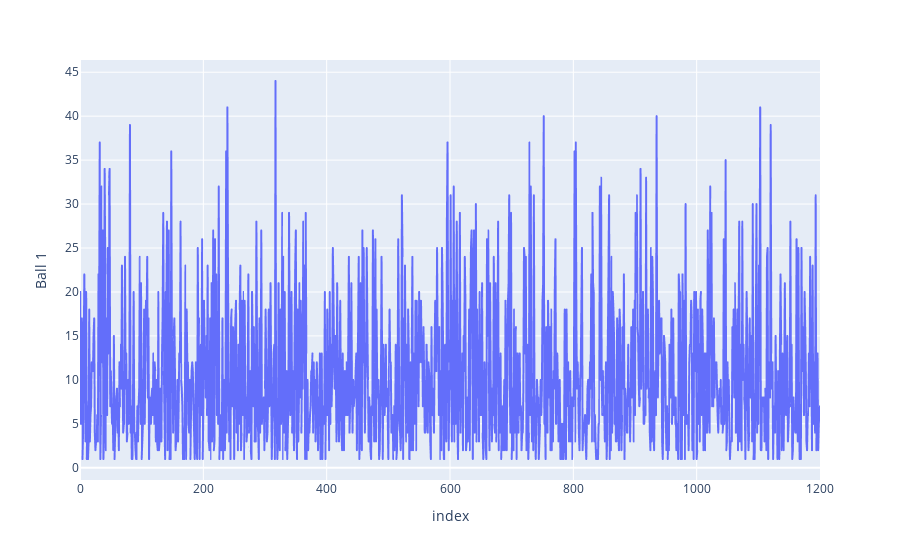

Notebook code cell kept with this figure:
### Code cell
fig = px.line(df, y="Ball 1")
fig.show()

### Figure 1 — Plotly figure (JSON) as saved in the notebook; plotly's stock layout.template omitted (floating-point values rounded to 4 significant figures; data arrays with more than 128 entries replaced by an {"elided": "..."} marker saying what was removed)
{"data": [{"hovertemplate": "index=%{x}<br>Ball 1=%{y}<extra></extra>", "legendgroup": "", "line": {"color": "#636efa", "dash": "solid"}, "marker": {"symbol": "circle"}, "mode": "lines", "name": "", "showlegend": false, "type": "scattergl", "x": {"elided": "1201 int values"}, "xaxis": "x", "y": {"elided": "1201 int values"}, "yaxis": "y"}], "layout": {"legend": {"tracegroupgap": 0}, "margin": {"t": 60}, "xaxis": {"anchor": "y", "domain": [0, 1], "title": {"text": "index"}}, "yaxis": {"anchor": "x", "domain": [0, 1], "title": {"text": "Ball 1"}}}}
